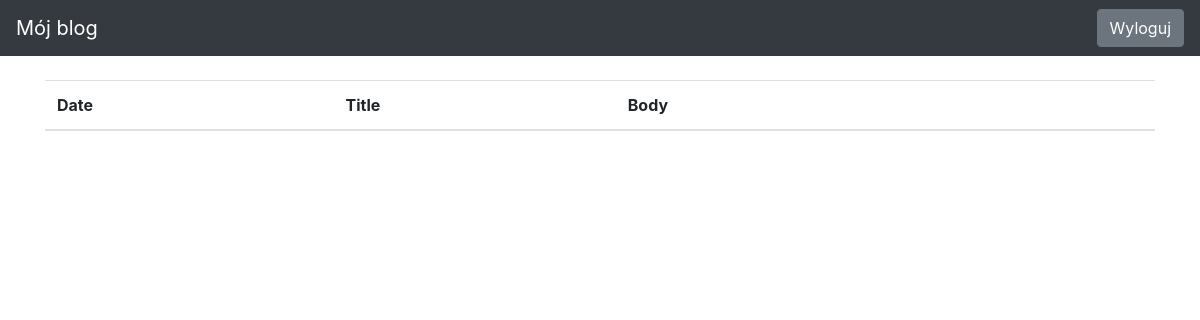
Before: /drafts/ (signed in) with the older database file.
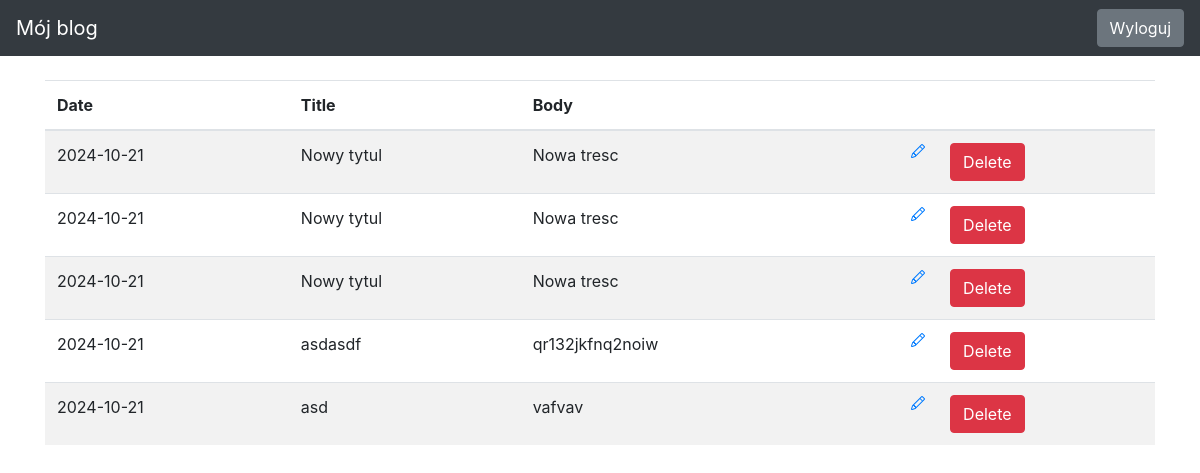
After: the same page with the newer database file.
### blog/models.py (models this page shows)
class Entry(db.Model):
   id = db.Column(db.Integer, primary_key=True)
   title = db.Column(db.String(80), nullable=False)
   body = db.Column(db.Text, nullable=False)
   pub_date = db.Column(db.DateTime, nullable=False,
       default=datetime.datetime.utcnow)
   is_published = db.Column(db.Boolean, default=False)

### blog/routes.py (the view)
@app.route("/drafts/", methods=['GET'])
@login_required
def list_drafts():
   drafts = Entry.query.filter_by(is_published=False).order_by(Entry.pub_date.desc())
   return render_template("drafts.html", drafts=drafts)

### blog/routes.py (called while the page is built)
def login_required(view_func):
   @functools.wraps(view_func)
   def check_permissions(*args, **kwargs):
       if session.get('logged_in'):
           return view_func(*args, **kwargs)
       return redirect(url_for('login', next=request.path))
   return check_permissions

### blog/templates/drafts.html (shortened to what this page needs)
{% extends "base.html" %}
{% block content %}
<table class="table table-striped">
    <thead>
        <tr>
            <th scope="col">Date</th>
            <th scope="col">Title</th>
            <th scope="col">Body</th>
            <th scope="col"></th>
            <th scope="col"></th>
        </tr>
    </thead>
    <tbody>
        {% for draft in drafts %}
            <tr>
                <td>{{ draft.pub_date.strftime('%Y-%m-%d') }}</td>
                <td>{{ draft.title }}</td>
                <td>{{ draft.body|truncate(100, true) }}</td>
                <td>
                    <a href="{{ url_for('edit_entry', entry_id=draft.id) }}">
                    </a>
                </td>
                <td>
                    <form action="{{url_for('delete_entry', entry_id=draft.id) }}" method="post">
                        <button type="submit" class="btn btn-danger">Delete</button>
                    </form>
                </td>
            </tr>
        {% endfor %}
    </tbody>
</table>
{% endblock %}

### blog/templates/base.html (shortened to what this page needs)
<!doctype html>
<html lang="en">
<head>
 <link rel="stylesheet" href="https://stackpath.bootstrapcdn.com/bootstrap/4.5.0/css/bootstrap.min.css"
>
</head>
<body>
 <nav class="navbar navbar-expand-md navbar-dark bg-dark fixed-top">
   <a class="navbar-brand" href="#">Mój blog</a>
   <div class="collapse navbar-collapse" id="navbarsExampleDefault">
    {% if session.logged_in %}
      <form class="form-inline my-2 my-lg-0" action="{{ url_for('logout') }}" method="POST">
        <button class="btn btn-secondary my-2 my-sm-0" type="submit">Wyloguj</button>
      </form>
    {% else %}
      <a href="{{ url_for('login') }}" class="btn btn-secondary my-2 my-lg-0">Zaloguj</a>
    {% endif %}
  </div>
 </nav>
 <main role="main" class="container">
   {% block content %}
   {% endblock %}
 </main>
</html>

### blog/templates/base.html (style rules this page uses)
body { padding-top: 5rem; }

Changed rows visible on the page:
added Entry: pub_date "2024-10-21", title "Nowy tytul", body "Nowa tresc"
added Entry: pub_date "2024-10-21", title "Nowy tytul", body "Nowa tresc"
added Entry: pub_date "2024-10-21", title "Nowy tytul", body "Nowa tresc"
added Entry: pub_date "2024-10-21", title "asdasdf", body "qr132jkfnq2noiw"
added Entry: pub_date "2024-10-21", title "asd", body "vafvav"
